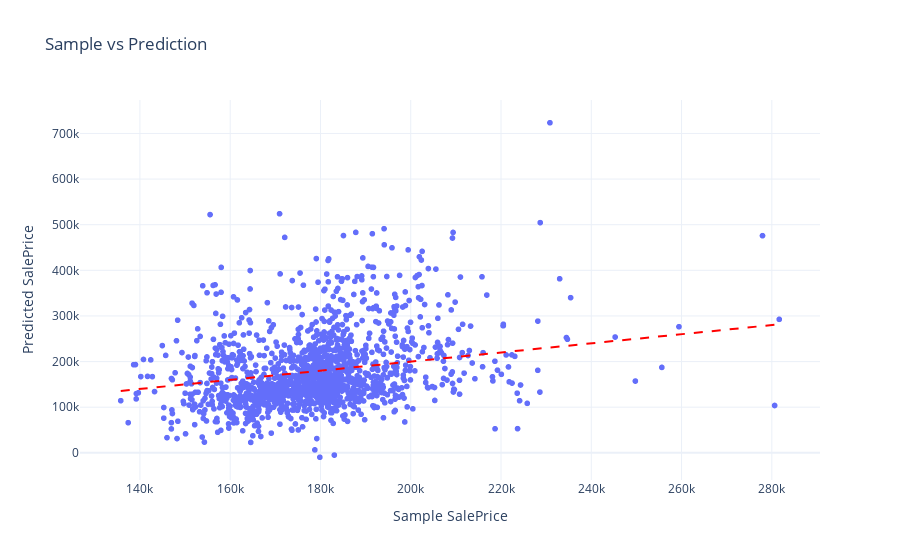

Notebook source saved alongside this figure:
### Markdown cell above
### 📈 Scatter plot of Saample predictions vs our predictions

### Code cell
scat = px.scatter(
    comparison,
    x="SalePrice_sample",
    y="SalePrice_pred",
    title="Sample vs Prediction",
    labels={
        "SalePrice_sample": "Sample SalePrice",
        "SalePrice_pred": "Predicted SalePrice",
    },
)

scat.add_shape(
    type="line",
    x0=comparison["SalePrice_sample"].min(),
    y0=comparison["SalePrice_sample"].min(),
    x1=comparison["SalePrice_sample"].max(),
    y1=comparison["SalePrice_sample"].max(),
    line=dict(color="Red", dash="dash"),
    name="Ideal: y = x",
)

scat.update_layout(template="plotly_white")
scat.show()

### Figure 1 — Plotly figure (JSON) as saved in the notebook; plotly's stock layout.template omitted (floating-point values rounded to 4 significant figures; data arrays with more than 128 entries replaced by an {"elided": "..."} marker saying what was removed)
{"data": [{"hovertemplate": "Sample SalePrice=%{x}<br>Predicted SalePrice=%{y}<extra></extra>", "legendgroup": "", "marker": {"color": "#636efa", "symbol": "circle"}, "mode": "markers", "name": "", "showlegend": false, "type": "scattergl", "x": {"elided": "1459 float values"}, "xaxis": "x", "y": {"elided": "1459 float values"}, "yaxis": "y"}], "layout": {"legend": {"tracegroupgap": 0}, "shapes": [{"line": {"color": "Red", "dash": "dash"}, "name": "Ideal: y = x", "type": "line", "x0": 135800.0, "x1": 281600.0, "y0": 135800.0, "y1": 281600.0}], "title": {"text": "Sample vs Prediction"}, "xaxis": {"anchor": "y", "domain": [0, 1], "title": {"text": "Sample SalePrice"}}, "yaxis": {"anchor": "x", "domain": [0, 1], "title": {"text": "Predicted SalePrice"}}}}
